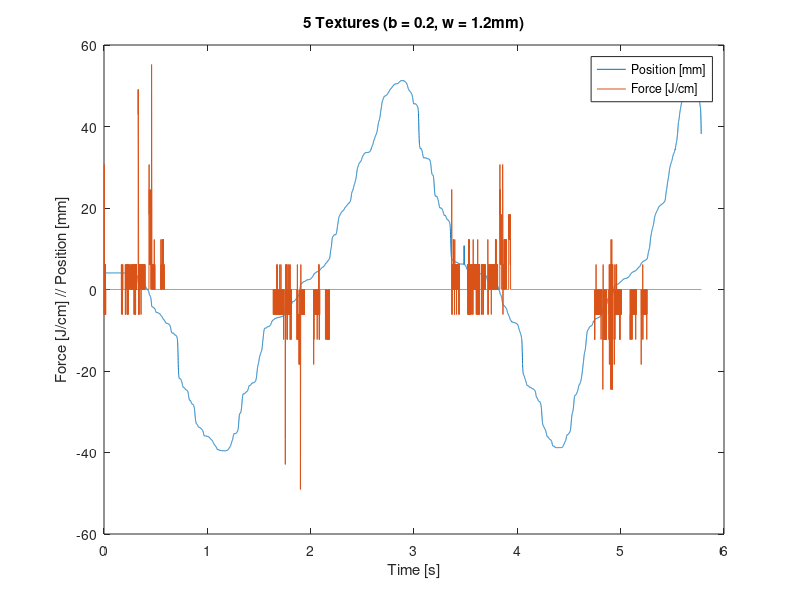
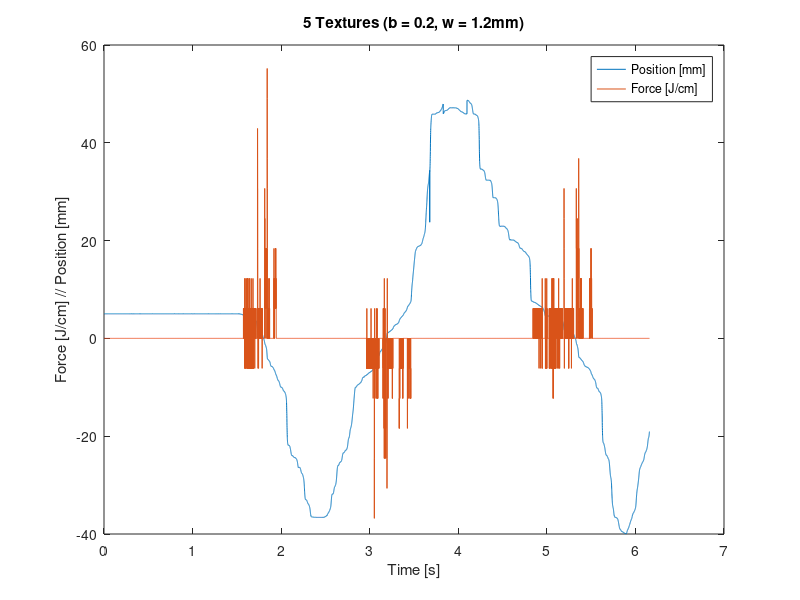
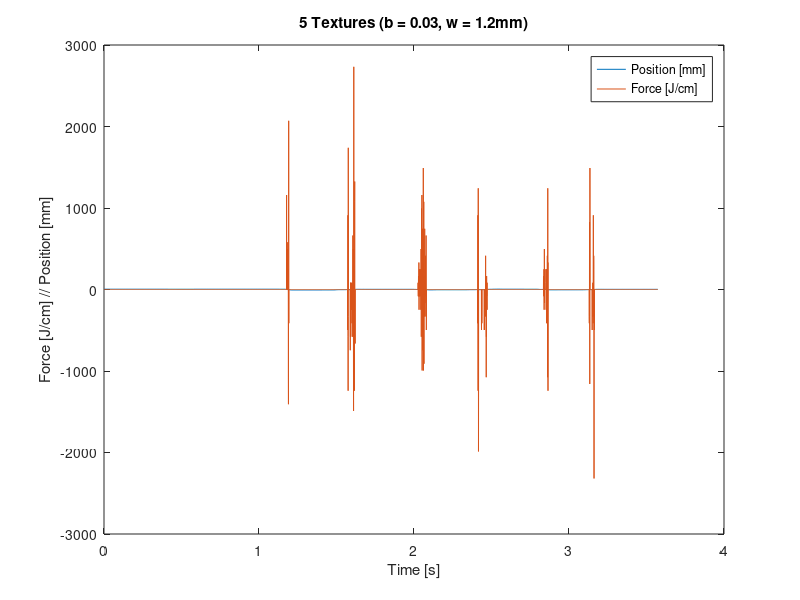
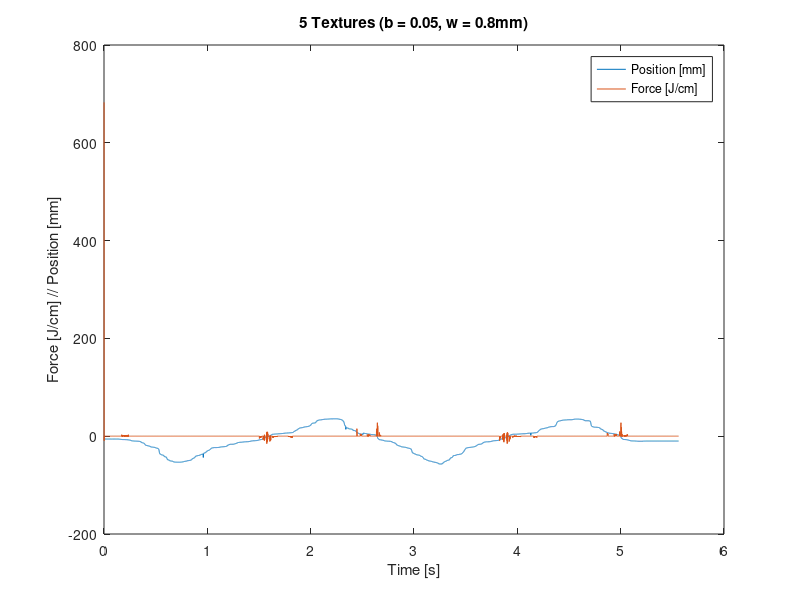

MATLAB code for these plots, in order: (Note: this script raises an error after producing the figures.)
load b0_2__w1_2_v2.txt;
[n,p] = size(b0_2__w1_2_v2);
t = 1:n;
t = t*0.05*0.01;
b0_2__w1_2_v2(:,2) = b0_2__w1_2_v2(:,2)*100;
plot(t,b0_2__w1_2_v2),
xlabel('Time [s]'), ylabel('Force [J/cm] // Position [mm]')
title('5 Textures (b = 0.2, w = 1.2mm)'),
legend('Position [mm]','Force [J/cm]');
saveas(gcf, '5_textures_b0_2__w1_2_v2', 'svg');

load b0_2__w1_2.txt;
[n,p] = size(b0_2__w1_2);
t = 1:n;
t = t*0.05*0.01;
b0_2__w1_2(:,2) = b0_2__w1_2(:,2)*100;
plot(t,b0_2__w1_2),
xlabel('Time [s]'), ylabel('Force [J/cm] // Position [mm]')
title('5 Textures (b = 0.2, w = 1.2mm)'),
legend('Position [mm]','Force [J/cm]');
saveas(gcf, '5_textures_b0_2__w1_2', 'svg');

load b0_03__w1_2.txt;
[n,p] = size(b0_03__w1_2);
t = 1:n;
t = t*0.05*0.01;
b0_03__w1_2(:,2) = b0_03__w1_2(:,2)*100;
plot(t,b0_03__w1_2),
xlabel('Time [s]'), ylabel('Force [J/cm] // Position [mm]')
title('5 Textures (b = 0.03, w = 1.2mm)'),
legend('Position [mm]','Force [J/cm]');
saveas(gcf, '5_textures_b0_03__w1_2', 'svg');

load b0_05__w0_8.txt;
[n,p] = size(b0_05__w0_8);
t = 1:n;
t = t*0.05*0.01;
b0_05__w0_8(:,2) = b0_05__w0_8(:,2)*100;
plot(t,b0_05__w0_8),
xlabel('Time [s]'), ylabel('Force [J/cm] // Position [mm]')
title('5 Textures (b = 0.05, w = 0.8mm)'),
legend('Position [mm]','Force [J/cm]');
saveas(gcf, '5_textures_b0_05__w0_8', 'svg');

load b0_7__w0_8.txt;
[n,p] = size(b0_7__w0_8);
t = 1:n;
t = t*0.05*0.01;
b0_7__w0_8(:,2) = b0_7__w0_8(:,2)*100;
plot(t,b0_7__w0_8),
xlabel('Time [s]'), ylabel('Force [J/cm] // Position [mm]')
title('5 Textures (b = 0.7, w = 0.8mm)'),
legend('Position [mm]','Force [J/cm]');
saveas(gcf, '5_textures_b0_7__w0_8', 'svg');

load b0_7__w0_8_v2.txt;
[n,p] = size(b0_7__w0_8_v2);
t = 1:n;
t = t*0.05*0.01;
b0_7__w0_8_v2(:,2) = b0_7__w0_8_v2(:,2)*100;
plot(t,b0_7__w0_8_v2),
xlabel('Time [s]'), ylabel('Force [J/cm] // Position [mm]')
title('5 Textures (b = 0.7, w = 0.8mm)'),
legend('Position [mm]','Force [J/cm]');
saveas(gcf, '5_textures_b0_7__w0_8_v2', 'svg');

load b0_7__w2.txt;
[n,p] = size(b0_7__w2);
t = 1:n;
t = t*0.05*0.01;
b0_7__w2(:,2) = b0_7__w2(:,2)*100;
plot(t,b0_7__w2),
xlabel('Time [s]'), ylabel('Force [J/cm] // Position [mm]')
title('5 Textures (b = 0.7, w = 2mm)'),
legend('Position [mm]','Force [J/cm]');
saveas(gcf, '5_textures_b0_7__w2', 'svg');